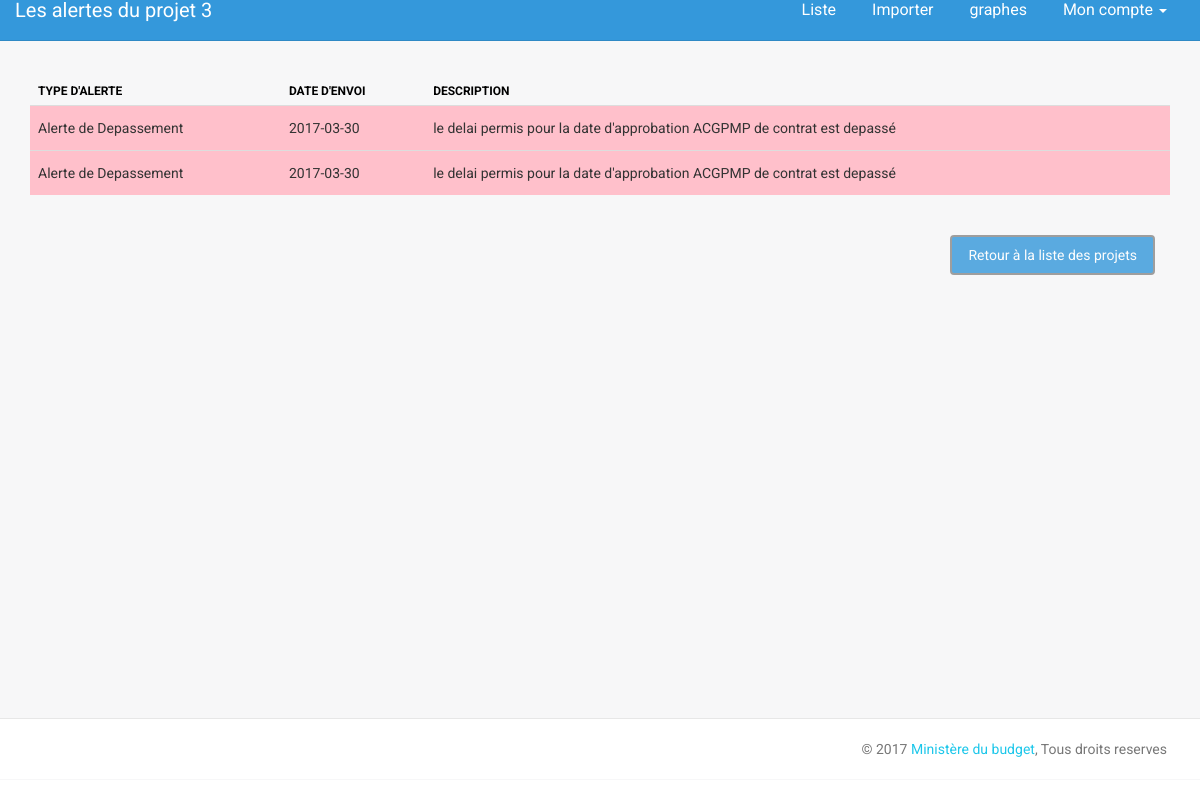
Page /alertes.php?projet=3 on the committed database.
### tables this page shows
CREATE TABLE IF NOT EXISTS `alert` (
  `idAlert` int(11) NOT NULL AUTO_INCREMENT,
  `dateAlert` date NOT NULL,
  `typeAlert` int(2) NOT NULL,
  `idProjet` int(11) NOT NULL,
  `messageAlert` varchar(250) NOT NULL,
  PRIMARY KEY (`idAlert`)
);

### bd/CRUD.php (called while the page is built, shortened)
<?php
class CRUD{
	private $bdd ;
	public function setDb($p) {
			$this -> bdd = $p ;
		}
		public function selectAlertByIdProjet($id) {
			$id = htmlspecialchars($id);
			$requete = $this -> bdd ->prepare('SELECT * FROM Alert
												WHERE idProjet = :id
												');
			$requete->execute(array(
							'id' => $id
							));
			$results = array();
				if($requete ->rowCount() > 0){
					while($tmp = $requete -> fetch()){
						$results[] = new Alert($tmp);
				}
				return $results;
			}else return null;
		}
}
?>

### bd/Alert.php (called while the page is built, shortened)
<?php
class Alert {
	private $dateAlert ;
	private $typeAlert ;
	private $messageAlert ;
	public function  getDateAlert  () { return $this -> dateAlert ; }
	public function  getTypeAlert  () { return $this -> typeAlert ; }
	public function  getMessageAlert  () { return $this -> messageAlert ; }
	public function  setDateAlert ($p) { $this -> dateAlert = $p ; }
	public function  setTypeAlert ($p) { $this -> typeAlert = $p ; }
	public function  setMessageAlert ($p) { $this -> messageAlert = $p ; }
	public function hydrate(array $tab) {
		foreach ($tab as $cle => $valeur){
				$methode = 'set'.ucfirst($cle);
			}
	}
}
?>

### alertes.php (the view, shortened to what this page needs)
<!doctype html>
<html lang="en">
<head>
    <link href="assets/css/bootstrap.min.css" rel="stylesheet" />
    <link href="assets/css/animate.min.css" rel="stylesheet"/>
    <link href="assets/css/light-bootstrap-dashboard.css" rel="stylesheet"/>
    <link href="http://maxcdn.bootstrapcdn.com/font-awesome/4.2.0/css/font-awesome.min.css" rel="stylesheet">
    <link href="assets/css/pe-icon-7-stroke.css" rel="stylesheet" />
</head>
<body style='margin-bottom:0px;'>
<div class="wrapper">
    <div class="main-panel">
		   <?php
			require_once('inc/menu.top.php');
            require_once('bd/Alert.php');
			require_once('bd/connection_bd.php');
			require_once('bd/CRUD.php');
            require_once('bd/fonctions.inc.php');
            $obj_bdd = new CRUD ($bdd);
            ?>
        <div class="content">
		   <div class="container-fluid center " >
		<?php
           $results = $obj_bdd -> selectAlertByIdProjet($_SESSION['idProjet']) ;
           if($results != null) {
            echo "
               <table class='table'>
                <thead>
                <tr>
                    <th>Type d'alerte</th>
                    <th>Date d'envoi</th>
                    <th>Description</th>
                </tr>
                </thead>
                <tbody>
                ";
               foreach($results AS $alert) {
                   $typeAlert = $alert -> getTypeAlert();
                   $dateAlert = $alert -> getDateAlert() ;
                   $messageAlert = 	$alert -> getMessageAlert() ;
                   $class = "";
                   $type = "";
                   if($typeAlert == 1) {
                       $class = "alert" ;
                       $type = "Alerte de Risque" ;
                   }elseif ($typeAlert == 2){
                       $class = "depasser" ;
                       $type = "Alerte de Depassement" ;
                   }
                   echo "
                        <tr class='$class'>
                            <td> $type </td>
                            <td> $dateAlert </td>
                            <td> $messageAlert </td>
                        </tr>
                    ";
               }
            echo"
              </tbody>
            </table>
            ";
           } else {
             echo"
               <div class='col-lg-12 center' style = 'margin-top: 20px;'>
                <p>pas d'alertes pour ce projet, tout est dans les normes !</p>
		       </div>
               ";
           }
		?>
          <div class="col-lg-12 center" style = 'margin-top: 20px;'>
		     <a href='data.php'  class="btn btn-info pull-right" style ="margin-left:10px;">Retour à la liste des projets</a>
          </div>
		</div>
        </div>
	    <?php
		require_once('inc/footer.inc.php');
		?>
    </div>
</div>
</body>
</html>

### rows in the picture
alert: typeAlert "Alerte de Depassement", dateAlert "2017-03-30", messageAlert "le delai permis pour la date d'approbation ACGPMP de contrat est depassé"
alert: typeAlert "Alerte de Depassement", dateAlert "2017-03-30", messageAlert "le delai permis pour la date d'approbation ACGPMP de contrat est depassé"

### other values in the picture
$page_title "Les alertes du projet 3"
